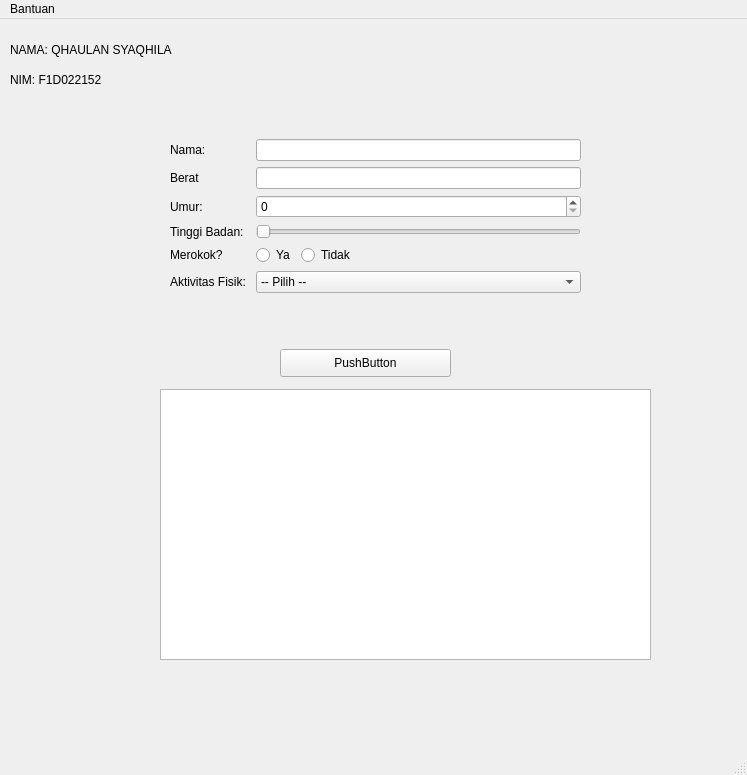
<?xml version="1.0" encoding="UTF-8"?>
<ui version="4.0">
 <class>MainWindow</class>
 <widget class="QMainWindow" name="MainWindow">
  <property name="geometry">
   <rect>
    <x>0</x>
    <y>0</y>
    <width>747</width>
    <height>775</height>
   </rect>
  </property>
  <property name="windowTitle">
   <string>MainWindow</string>
  </property>
  <widget class="QWidget" name="centralwidget">
   <widget class="QLabel" name="label">
    <property name="geometry">
     <rect>
      <x>10</x>
      <y>20</y>
      <width>191</width>
      <height>21</height>
     </rect>
    </property>
    <property name="text">
     <string>NAMA: QHAULAN SYAQHILA</string>
    </property>
   </widget>
   <widget class="QLabel" name="label_2">
    <property name="geometry">
     <rect>
      <x>10</x>
      <y>50</y>
      <width>191</width>
      <height>21</height>
     </rect>
    </property>
    <property name="text">
     <string>NIM: F1D022152</string>
    </property>
   </widget>
   <widget class="QPushButton" name="btn_cek">
    <property name="geometry">
     <rect>
      <x>280</x>
      <y>330</y>
      <width>171</width>
      <height>28</height>
     </rect>
    </property>
    <property name="text">
     <string>PushButton</string>
    </property>
   </widget>
   <widget class="QLabel" name="label_tinggi">
    <property name="geometry">
     <rect>
      <x>590</x>
      <y>210</y>
      <width>101</width>
      <height>20</height>
     </rect>
    </property>
    <property name="text">
     <string/>
    </property>
   </widget>
   <widget class="QTextEdit" name="output_result">
    <property name="geometry">
     <rect>
      <x>160</x>
      <y>370</y>
      <width>491</width>
      <height>271</height>
     </rect>
    </property>
   </widget>
   <widget class="QWidget" name="formLayoutWidget_3">
    <property name="geometry">
     <rect>
      <x>170</x>
      <y>120</y>
      <width>411</width>
      <height>181</height>
     </rect>
    </property>
    <layout class="QFormLayout" name="formLayout_3">
     <item row="0" column="0">
      <widget class="QLabel" name="label_5">
       <property name="text">
        <string>Nama:</string>
       </property>
      </widget>
     </item>
     <item row="0" column="1">
      <widget class="QLineEdit" name="inputNama"/>
     </item>
     <item row="1" column="0">
      <widget class="QLabel" name="label_12">
       <property name="text">
        <string>Berat</string>
       </property>
      </widget>
     </item>
     <item row="1" column="1">
      <widget class="QLineEdit" name="inputBerat"/>
     </item>
     <item row="2" column="0">
      <widget class="QLabel" name="label_18">
       <property name="text">
        <string>Umur:</string>
       </property>
      </widget>
     </item>
     <item row="2" column="1">
      <widget class="QSpinBox" name="spinUmur"/>
     </item>
     <item row="3" column="0">
      <widget class="QLabel" name="label_19">
       <property name="text">
        <string>Tinggi Badan:</string>
       </property>
      </widget>
     </item>
     <item row="4" column="0">
      <widget class="QLabel" name="label_6">
       <property name="text">
        <string>Merokok?</string>
       </property>
      </widget>
     </item>
     <item row="4" column="1">
      <layout class="QFormLayout" name="formLayout_5">
       <item row="0" column="0">
        <widget class="QRadioButton" name="radio_ya">
         <property name="text">
          <string>Ya</string>
         </property>
        </widget>
       </item>
       <item row="0" column="1">
        <widget class="QRadioButton" name="radio_tidak">
         <property name="text">
          <string>Tidak</string>
         </property>
        </widget>
       </item>
      </layout>
     </item>
     <item row="5" column="0">
      <widget class="QLabel" name="label_7">
       <property name="text">
        <string>Aktivitas Fisik: </string>
       </property>
      </widget>
     </item>
     <item row="5" column="1">
      <widget class="QComboBox" name="combo_aktivitas">
       <item>
        <property name="text">
         <string>-- Pilih --</string>
        </property>
       </item>
       <item>
        <property name="text">
         <string>Tidak Pernah</string>
        </property>
       </item>
       <item>
        <property name="text">
         <string>Jarang</string>
        </property>
       </item>
       <item>
        <property name="text">
         <string>Kadang - Kadang</string>
        </property>
       </item>
       <item>
        <property name="text">
         <string>Rutin</string>
        </property>
       </item>
      </widget>
     </item>
     <item row="3" column="1">
      <widget class="QSlider" name="slider_tinggi">
       <property name="minimum">
        <number>100</number>
       </property>
       <property name="maximum">
        <number>250</number>
       </property>
       <property name="orientation">
        <enum>Qt::Horizontal</enum>
       </property>
      </widget>
     </item>
    </layout>
   </widget>
  </widget>
  <widget class="QStatusBar" name="statusbar"/>
  <widget class="QMenuBar" name="MenuBar">
   <property name="geometry">
    <rect>
     <x>0</x>
     <y>0</y>
     <width>747</width>
     <height>26</height>
    </rect>
   </property>
   <widget class="QMenu" name="menuBantuan">
    <property name="title">
     <string>Bantuan</string>
    </property>
    <addaction name="actionTentang_Aplikasi"/>
   </widget>
   <addaction name="menuBantuan"/>
  </widget>
  <action name="actionTentang_Aplikasi">
   <property name="text">
    <string>Tentang</string>
   </property>
  </action>
 </widget>
 <resources/>
 <connections/>
</ui>
